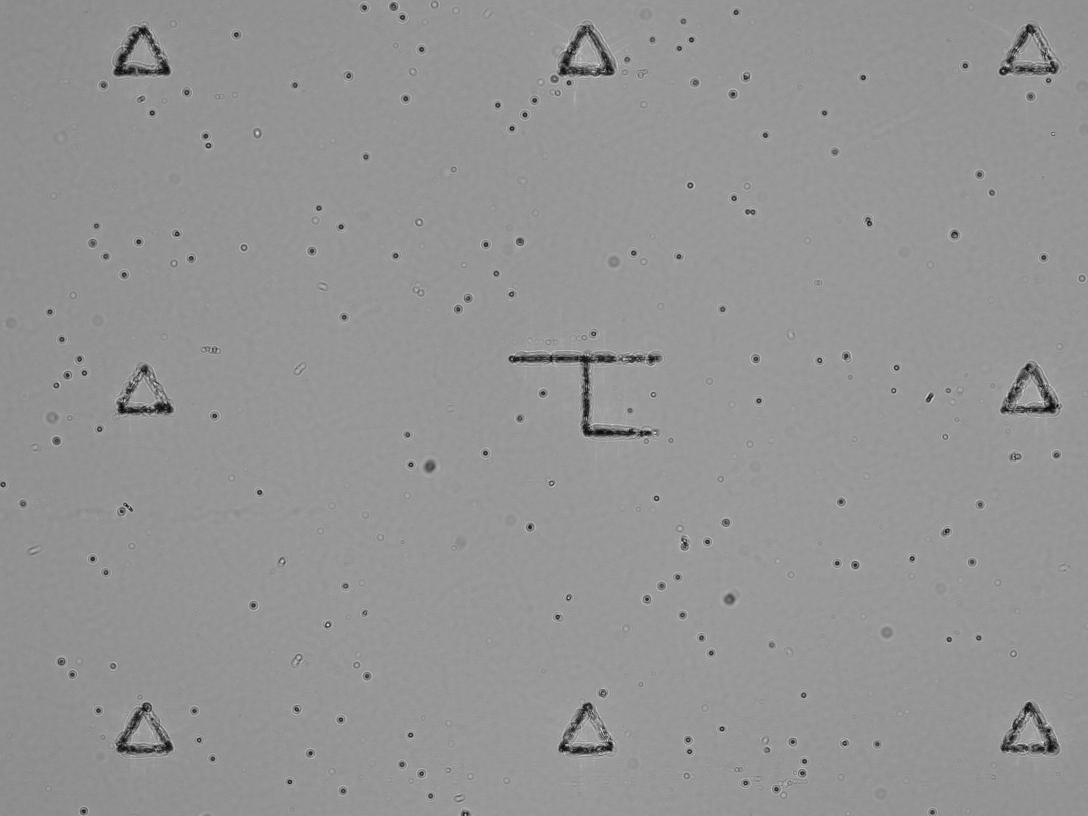
#> input picture ObjectDetection/data/k05-2_origin.jpg, 3264 x 2448 px, given as the content of the folder /home/dh/Project/Capstone/data/K562_Pointing_data/test/img, which was not available (shown at 1/3 size)
$ python crop.py
#> lines starting #> are read from the running program, lines starting #| are printed output that depends on the picture; pictures that were not available may be replaced by others from this repository, and a replacement may not be noted
import glob
import cv2

img_x_size = 3264
img_y_size = 2448
patch_x_size = 408
patch_y_size = 306
x_stride = 204
y_stride = 153
dir = '/home/dh/Project/Capstone/'
input_dir_image = dir + 'data/K562_Pointing_data/test/img/'
output_dir = dir + 'data/patch_test/data/'

img_list = glob.glob(input_dir_image+'*.jpg')

if x_stride != 0 and y_stride != 0:
    for imname in img_list:
        name = imname.split('/')[-1]
        img = cv2.imread(imname)
#> img is the input picture: shape (2448, 3264, 3); min 5, max 244, mean 148.1
        for i in range(0,(img_x_size-patch_x_size)//x_stride+1,1):
            for k in range(0,(img_y_size-patch_y_size)//y_stride+1,1):
                x = i*x_stride
                y = k*y_stride
                patch = img[y:y+patch_y_size, x:x+patch_x_size]
                print('save '+output_dir+'{}_{}_{}.jpg'.format(name[:-4],x, y))
                cv2.imwrite(output_dir+'{}_{}_{}.jpg'.format(name[:-4],x, y), patch)
#> this loop made 15 passes
#> pass 1, `cv2.imwrite(output_dir+'{}_{}_{}.jpg'.format(name[:-4],x, y), patch)`:
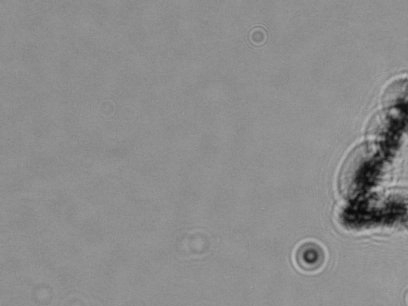
#> saved as k05-2_origin_0_0.jpg: shape (306, 408, 3); min 9, max 190, mean 139.6
#> pass 1, `cv2.imwrite(output_dir+'{}_{}_{}.jpg'.format(name[:-4],x, y), patch)`:
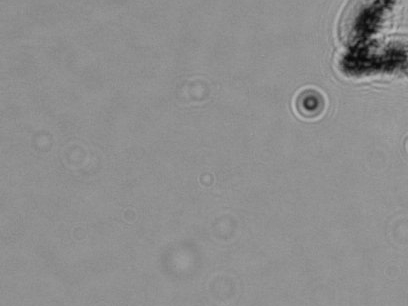
#> saved as k05-2_origin_0_153.jpg: shape (306, 408, 3); min 9, max 190, mean 141.2
#> pass 1, `cv2.imwrite(output_dir+'{}_{}_{}.jpg'.format(name[:-4],x, y), patch)`:
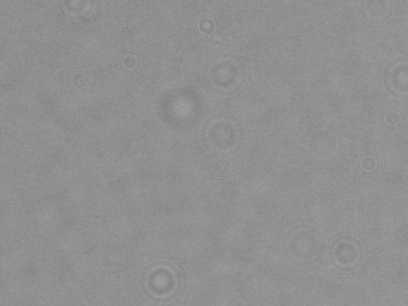
#> saved as k05-2_origin_0_306.jpg: shape (306, 408, 3); min 130, max 158, mean 144
#> pass 1, `cv2.imwrite(output_dir+'{}_{}_{}.jpg'.format(name[:-4],x, y), patch)`:
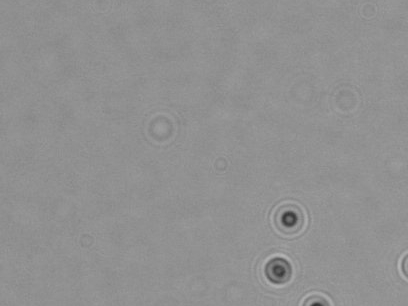
#> saved as k05-2_origin_0_459.jpg: shape (306, 408, 3); min 51, max 180, mean 144.4

        # Use if you want to include a truncated image
        for i in range(0,(img_x_size-patch_x_size)//x_stride+1,1):
            x = i*x_stride
            patch = img[-patch_y_size:,x:x+patch_x_size]
            print('save '+output_dir+'{}_{}_{}.jpg'.format(name[:-4],x, img_y_size-patch_y_size))
            cv2.imwrite(output_dir+'{}_{}_{}.jpg'.format(name[:-4],x, img_y_size-patch_y_size), patch)
#> this loop made 15 passes
#> pass 1, `patch = img[-patch_y_size:,x:x+patch_x_size]`:
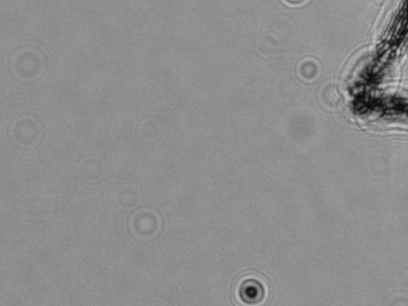
#> patch: shape (306, 408, 3); min 5, max 206, mean 140.7

        for i in range(0,(img_y_size-patch_y_size)//y_stride+1,1):
            y = i*y_stride
            patch = img[y:y+patch_y_size, -patch_x_size:]
            print('save '+output_dir+'{}_{}_{}.jpg'.format(name[:-4], img_x_size-patch_x_size, y))
            cv2.imwrite(output_dir+'{}_{}_{}.jpg'.format(name[:-4], img_x_size-patch_x_size, y), patch)
#> this loop made 15 passes
#> pass 1, `patch = img[y:y+patch_y_size, -patch_x_size:]`:
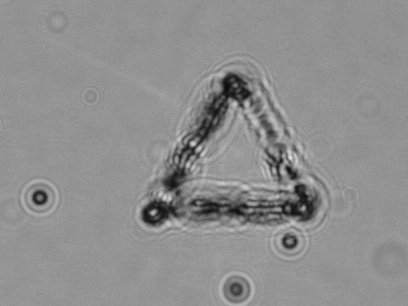
#> patch: shape (306, 408, 3); min 7, max 232, mean 142.4

        patch = img[-patch_y_size:, -patch_x_size:]
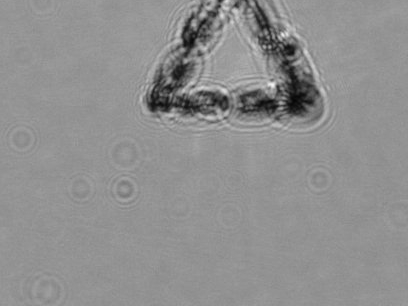
#> patch: shape (306, 408, 3); min 5, max 244, mean 143.2
        print('save '+output_dir+'{}_{}_{}.jpg'.format(name[:-4], img_x_size-patch_x_size, img_y_size-patch_y_size))
        cv2.imwrite(output_dir+'{}_{}_{}.jpg'.format(name[:-4], img_x_size-patch_x_size, img_y_size-patch_y_size), patch)

else:
    for imname in img_list:
        name = imname.split('/')[-1]
        img = cv2.imread(imname)
        for i in range(0,img_x_size//patch_x_size,1):
            for k in range(0,img_y_size//patch_y_size,1):
                x = i*patch_x_size
                y = k*patch_y_size
                patch = img[y:y+patch_y_size, x:x+patch_x_size]
                print('save '+output_dir+'{}_{}_{}.jpg'.format(name[:-4],x, y))
                cv2.imwrite(output_dir+'{}_{}_{}.jpg'.format(name[:-4],x, y), patch)

    # Use if you want to include a truncated image
    for imname in img_list:
        name = imname.split('/')[-1]
        img = cv2.imread(imname)

        for i in range(0,img_x_size//patch_x_size,1):
            x = i*patch_x_size
            patch = img[-patch_y_size:,x:x+patch_x_size]
            print('save '+output_dir+'{}_{}_{}.jpg'.format(name[:-4],x, img_y_size-patch_y_size))
            cv2.imwrite(output_dir+'{}_{}_{}.jpg'.format(name[:-4],x, img_y_size-patch_y_size), patch)

        for i in range(0,img_y_size//patch_y_size,1):
            y = i*patch_y_size
            patch = img[y:y+patch_y_size, -patch_x_size:]
            print('save '+output_dir+'{}_{}_{}.jpg'.format(name[:-4], img_x_size-patch_x_size, y))
            cv2.imwrite(output_dir+'{}_{}_{}.jpg'.format(name[:-4], img_x_size-patch_x_size, y), patch)

        patch = img[-patch_y_size:, -patch_x_size:]
        print('save '+output_dir+'{}_{}_{}.jpg'.format(name[:-4], img_x_size-patch_x_size, img_y_size-patch_y_size))
        cv2.imwrite(output_dir+'{}_{}_{}.jpg'.format(name[:-4], img_x_size-patch_x_size, img_y_size-patch_y_size), patch)
